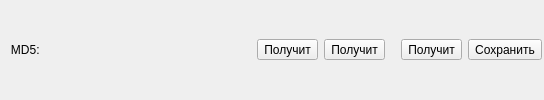
          <widget class="QFrame" name="frame_10">
           <property name="frameShape">
            <enum>QFrame::NoFrame</enum>
           </property>
           <property name="frameShadow">
            <enum>QFrame::Raised</enum>
           </property>
           <layout class="QHBoxLayout" name="horizontalLayout_7">
            <property name="leftMargin">
             <number>1</number>
            </property>
            <property name="topMargin">
             <number>3</number>
            </property>
            <property name="rightMargin">
             <number>2</number>
            </property>
            <property name="bottomMargin">
             <number>3</number>
            </property>
            <item>
             <widget class="QLabel" name="label_25">
              <property name="text">
               <string>   MD5:</string>
              </property>
              <property name="alignment">
               <set>Qt::AlignLeading|Qt::AlignLeft|Qt::AlignVCenter</set>
              </property>
             </widget>
            </item>
            <item>
             <widget class="QLabel" name="labelCurrentMD5">
              <property name="sizePolicy">
               <sizepolicy hsizetype="Fixed" vsizetype="Preferred">
                <horstretch>0</horstretch>
                <verstretch>0</verstretch>
               </sizepolicy>
              </property>
              <property name="minimumSize">
               <size>
                <width>205</width>
                <height>0</height>
               </size>
              </property>
              <property name="text">
               <string/>
              </property>
             </widget>
            </item>
            <item>
             <widget class="QToolButton" name="toolButtonCopyMD5toClipboard">
              <property name="toolTip">
               <string>Скопировать MD5 в буфер обмена</string>
              </property>
              <property name="text">
               <string>Получит</string>
              </property>
              <property name="icon">
               <iconset>
                <normaloff>:/icons/clipboard.png</normaloff>:/icons/clipboard.png</iconset>
              </property>
              <property name="iconSize">
               <size>
                <width>22</width>
                <height>22</height>
               </size>
              </property>
             </widget>
            </item>
            <item>
             <widget class="QToolButton" name="toolButtonBookOpen">
              <property name="toolTip">
               <string>Открыть файл</string>
              </property>
              <property name="text">
               <string>Получит</string>
              </property>
              <property name="icon">
               <iconset>
                <normaloff>:/icons/book_open.png</normaloff>:/icons/book_open.png</iconset>
              </property>
              <property name="iconSize">
               <size>
                <width>22</width>
                <height>22</height>
               </size>
              </property>
             </widget>
            </item>
            <item>
             <spacer name="horizontalSpacer_4">
              <property name="orientation">
               <enum>Qt::Horizontal</enum>
              </property>
              <property name="sizeHint" stdset="0">
               <size>
                <width>10</width>
                <height>20</height>
               </size>
              </property>
             </spacer>
            </item>
            <item>
             <widget class="QToolButton" name="toolButtonGetBiblioForItem">
              <property name="toolTip">
               <string>Получить библиографию для книги</string>
              </property>
              <property name="text">
               <string>Получит</string>
              </property>
              <property name="icon">
               <iconset>
                <normaloff>:/icons/linguist-phrasebookopen.png</normaloff>:/icons/linguist-phrasebookopen.png</iconset>
              </property>
              <property name="iconSize">
               <size>
                <width>22</width>
                <height>22</height>
               </size>
              </property>
             </widget>
            </item>
            <item>
             <widget class="QToolButton" name="toolButtonSaveChanges">
              <property name="toolTip">
               <string>Сохранить изменения</string>
              </property>
              <property name="text">
               <string>Сохранить</string>
              </property>
              <property name="icon">
               <iconset>
                <normaloff>:/icons/dialog-ok-apply.png</normaloff>:/icons/dialog-ok-apply.png</iconset>
              </property>
              <property name="iconSize">
               <size>
                <width>22</width>
                <height>22</height>
               </size>
              </property>
             </widget>
            </item>
           </layout>
          </widget>
